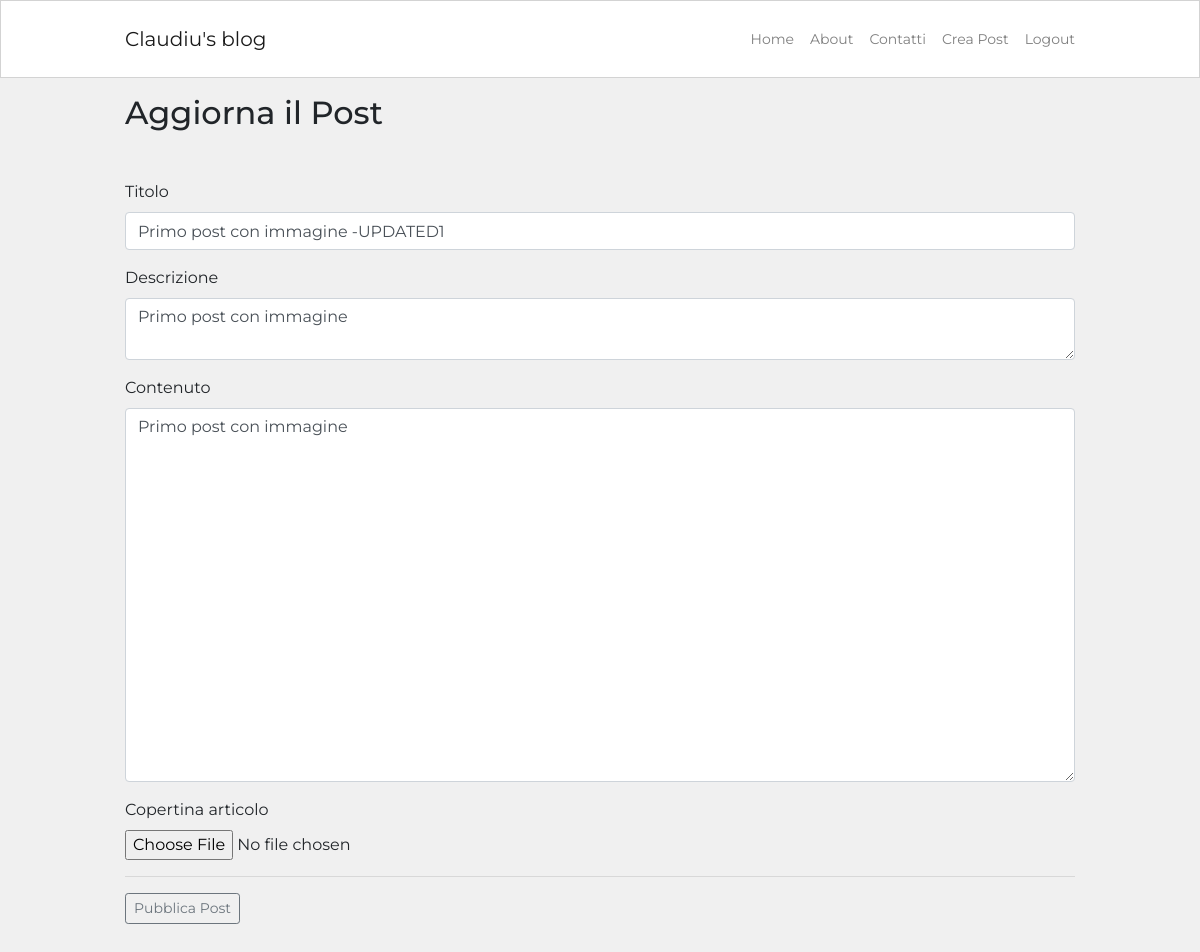
/posts/7/update (signed in), run on the app's committed database.
### blog/models.py (models this page shows, shortened)
class Post(db.Model):
    id = db.Column(db.Integer, primary_key=True)
    user_id = db.Column(db.Integer, db.ForeignKey('user.id'), nullable=False)
    created_at = db.Column(db.DateTime, default=datetime.now)
    title = db.Column(db.String(120), nullable=False)
    description = db.Column(db.String(240))
    body = db.Column(db.Text(), nullable=False)
    slug = db.Column(db.String(250))
    image = db.Column(db.String(150))

### blog/routes.py (the view)
@app.route("/posts/<int:post_id>/update", methods=["GET", "POST"])
@login_required
def post_update(post_id):
    post_instance = Post.query.get_or_404(post_id)
    if post_instance.author != current_user:
        abort(403)
    form = PostForm()
    if form.validate_on_submit():
        post_instance.title = form.title.data
        post_instance.description = form.description.data
        post_instance.body = form.body.data
        if form.image.data:
            try:
                image = save_picture(form.image.data)
                post_instance.image = image
            except Exception:
                db.session.commit()
                flash("C'è stato un problema durate l'upload. Cambia immagine e riprova")
                return redirect(url_for('post_update', post_id=post_instance.id))
        db.session.commit()
        return redirect(url_for('post_detail', post_slug=post_instance.slug))
    elif request.method == "GET":
        form.title.data = post_instance.title
        form.description.data = post_instance.description
        form.body.data = post_instance.body
    post_image = post_instance.image or None
    return render_template("post_editor.html", form=form, post_image=post_image)

### blog/form.py
class PostForm(FlaskForm):
    title = StringField('Titolo',
        validators=[DataRequired("Campo obbligatorio!"), Length(min=3, max=120,
        message="Assicurati che il titolo abbia tra 3 e 120 char")])
    description = TextAreaField('Descrizione')
    body = TextAreaField('Contenuto',
        validators=[DataRequired("Campo obbligatorio!"), Length(min=3, max=240,
        message="Assicurati che il contenuto non superi i 240 char")])
    image = FileField('Copertina articolo', validators=[FileAllowed(['jpg', 'jpeg', 'png'])])
    submit = SubmitField('Pubblica Post')

### blog/models.py (called while the page is built)
@login_manager.user_loader
def load_user(id):
    return User.query.get(int(id))

### blog/templates/post_editor.html (shortened to what this page needs)
{% extends 'base.html' %}
{% block content %}
    <div class="container content-container mt-3 px-3 px-lg-0">
        {% if request.path == "/create-post" %}
        <h2>Crea un nuovo post</h2>
        {% else %}
        <h2>Aggiorna il Post</h2>
        {% endif %}
        <div class="row no-gutters">
            <div class="col">
                <form method="POST" enctype="multipart/form-data" novalidate>
                    <div class="form-group">
                        {{ form.title.label }}
                        {{ form.title(class="form-control") }}
                    </div>
                    <div class="form-group">
                        {{ form.description.label }}
                        {{ form.description(class="form-control") }}
                    </div>
                    <div class="form-group">
                        {{ form.body.label }}
                        {{ form.body(class="form-control", rows=15) }}
                    </div>
                    <div class="form-group">
                        {{ form.image.label }}
                        {{ form.image(class="form-control-file") }}
                    </div>
                    <hr>
                    {{form.submit(class="btn btn-sm btn-outline-secondary")}}
                </form>
            </div>
        </div>
    </div>
{% endblock %}

### blog/static/blog.css (style rules this page uses)
html, body { font-family: 'Montserrat', sans-serif; background-color: #f0f0f0; }
.content-container { max-width: 950px; margin-top: 30px; margin-bottom: 30px; padding: 0px; }

### data on the page
Post: title "Primo post con immagine -UPDATED1", description "Primo post con immagine", body "Primo post con immagine"
